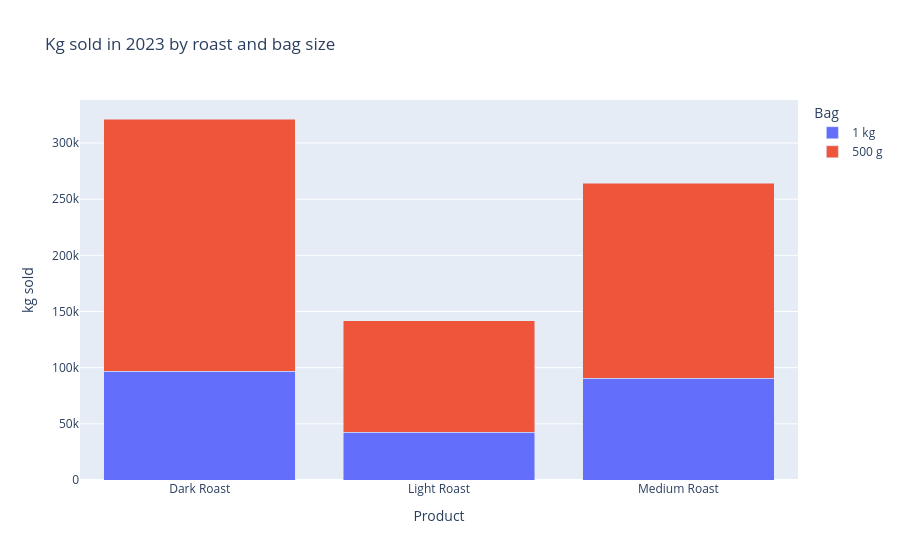

This figure's notebook cell:
### Markdown cell above
### 4.2 Vraag — mix van producten en verpakking
**Wat en waarom:** we berekenen per branding en zakgrootte de omzet en de kg. De mix bepaalt welke machine zwaar belast wordt (Medium gaat op de P60, Dark en Light op de Px120) en hoeveel zakken van elke maat we moeten inkopen.

### Code cell
mix = (pd.concat([ecom.assign(channel="E-commerce"), b2b.assign(channel="B2B")])
         .assign(bag=lambda d: d["Bag type"].map({1: "1 kg", 2: "500 g"}))
         .groupby(["Product", "bag"])[["Value", "kg"]].sum())
mix["kg_share_%"] = mix["kg"] / mix["kg"].sum() * 100
display(mix)

fig = px.bar(mix.reset_index(), x="Product", y="kg", color="bag", barmode="stack",
             title="Kg sold in 2023 by roast and bag size", labels={"kg": "kg sold", "bag": "Bag"})
fig.show()

### Figure 1 — Plotly figure (JSON) as saved in the notebook; plotly's stock layout.template omitted (floating-point values rounded to 4 significant figures)
{"data": [{"hovertemplate": "Bag=1 kg<br>Product=%{x}<br>kg sold=%{y}<extra></extra>", "legendgroup": "1 kg", "marker": {"color": "#636efa", "pattern": {"shape": ""}}, "name": "1 kg", "orientation": "v", "showlegend": true, "textposition": "auto", "type": "bar", "x": ["Dark Roast", "Light Roast", "Medium Roast"], "xaxis": "x", "y": [96740.0, 42620.0, 90420.0], "yaxis": "y"}, {"hovertemplate": "Bag=500 g<br>Product=%{x}<br>kg sold=%{y}<extra></extra>", "legendgroup": "500 g", "marker": {"color": "#EF553B", "pattern": {"shape": ""}}, "name": "500 g", "orientation": "v", "showlegend": true, "textposition": "auto", "type": "bar", "x": ["Dark Roast", "Light Roast", "Medium Roast"], "xaxis": "x", "y": [224600.0, 99080.0, 173800.0], "yaxis": "y"}], "layout": {"barmode": "stack", "legend": {"title": {"text": "Bag"}, "tracegroupgap": 0}, "title": {"text": "Kg sold in 2023 by roast and bag size"}, "xaxis": {"anchor": "y", "domain": [0, 1], "title": {"text": "Product"}}, "yaxis": {"anchor": "x", "domain": [0, 1], "title": {"text": "kg sold"}}}}
